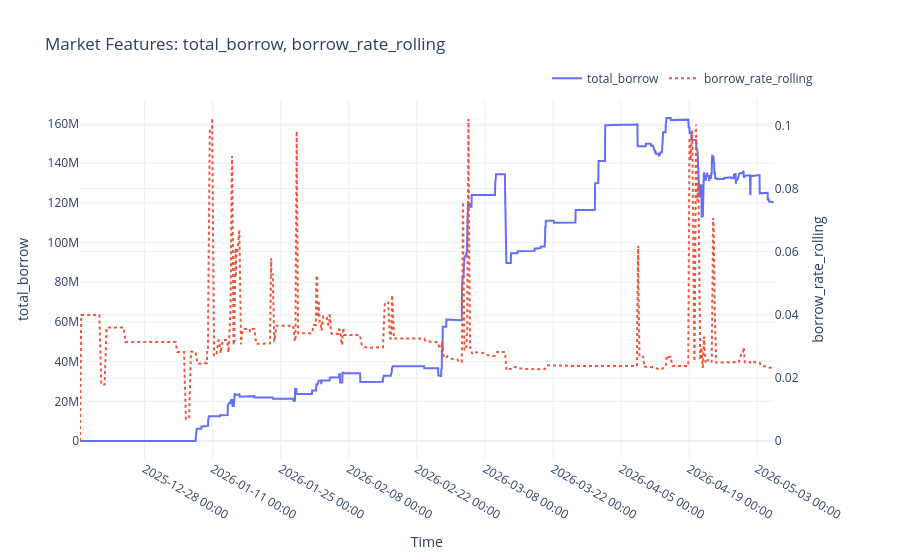

This figure's notebook cell:
### Code cell
plot_market_features(
    market_df,
    fields=["total_borrow", "borrow_rate_rolling"],
    y_ranges={
        "apy": [0,0.1],
        "borrow_rate": [0,0.1],
        "rate_spread": [-0.1,0.1]
    }
)

### Figure 1 — Plotly figure (JSON) as saved in the notebook; plotly's stock layout.template omitted (floating-point values rounded to 4 significant figures; data arrays with more than 128 entries replaced by an {"elided": "..."} marker saying what was removed)
{"data": [{"line": {"color": "#636EFA", "width": 2}, "mode": "lines", "name": "total_borrow", "type": "scatter", "x": {"elided": "3426 str values"}, "xaxis": "x", "y": {"elided": "3426 float values"}, "yaxis": "y"}, {"line": {"color": "#EF553B", "dash": "dot", "width": 2}, "mode": "lines", "name": "borrow_rate_rolling", "type": "scatter", "x": {"elided": "3426 str values"}, "xaxis": "x", "y": {"elided": "3426 float values"}, "yaxis": "y2"}], "layout": {"hovermode": "x unified", "legend": {"orientation": "h", "x": 1, "xanchor": "right", "y": 1.02, "yanchor": "bottom"}, "title": {"text": "Market Features: total_borrow, borrow_rate_rolling"}, "xaxis": {"anchor": "y", "domain": [0, 0.94], "tickformat": "%Y-%m-%d %H:%M", "title": {"text": "Time"}}, "yaxis": {"anchor": "x", "domain": [0, 1], "title": {"text": "total_borrow"}}, "yaxis2": {"anchor": "x", "overlaying": "y", "side": "right", "title": {"text": "borrow_rate_rolling"}}}}
